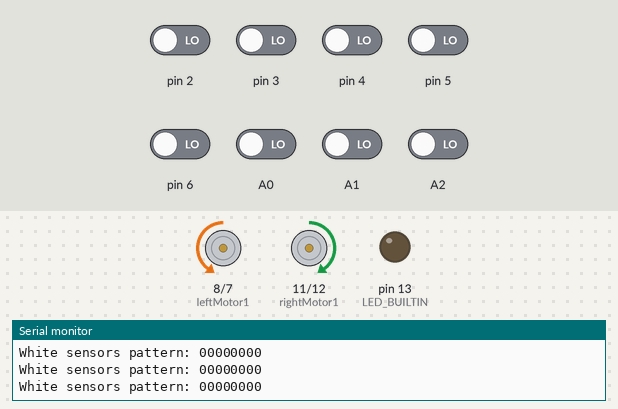
A sketch run on a simulated Arduino Uno, built with avr-gcc and run on an emulated ATmega328P. Parts: motor-driver pin pairs drawn as motors (green arrow = first pin HIGH = forward, orange = second pin HIGH = backward, longer = more drive, scaled by the enable pin), output pins drawn as LEDs (lit = HIGH), the last lines printed to the serial monitor. Inputs (shaded band) come from the test bench; at power-on: A0–2, pin 2–6 LOW.

Above: at 3.2 s.
3.3 s: pin 6 driven HIGH
At 4.1 s:
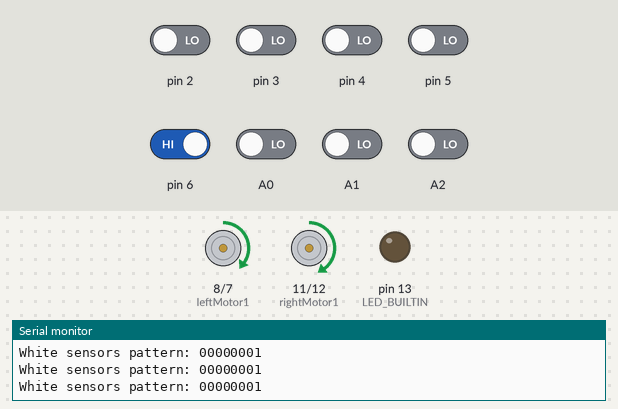
5.2 s: pin 3 driven HIGH
At 5.38 s:
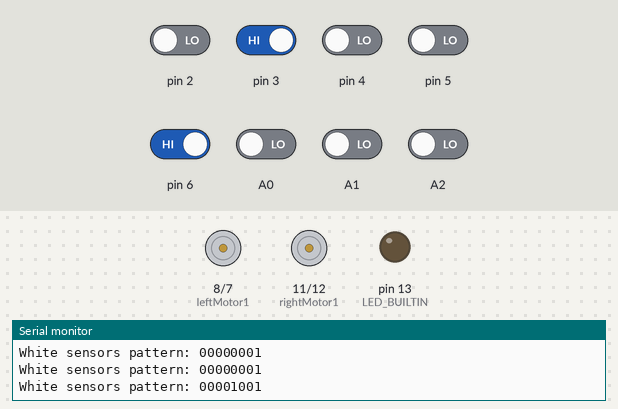
6.9 s: pin 2 driven HIGH and pin 6 driven LOW
At 9.5 s:
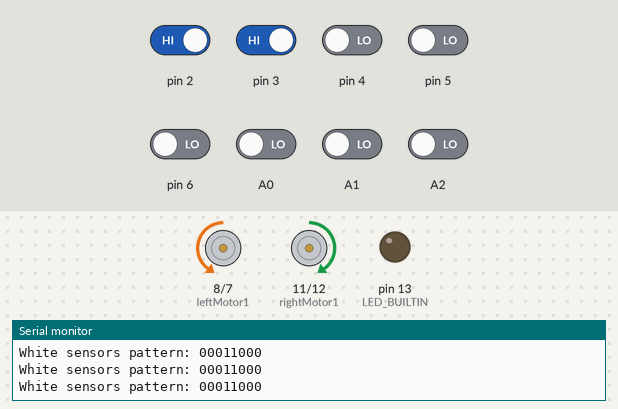
9.9 s: pin 2 driven LOW
At 11.1 s:
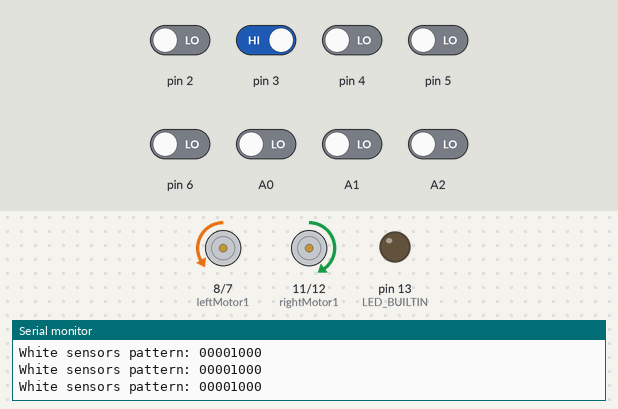
11.4 s: pin 4 driven HIGH
At 12.6 s:
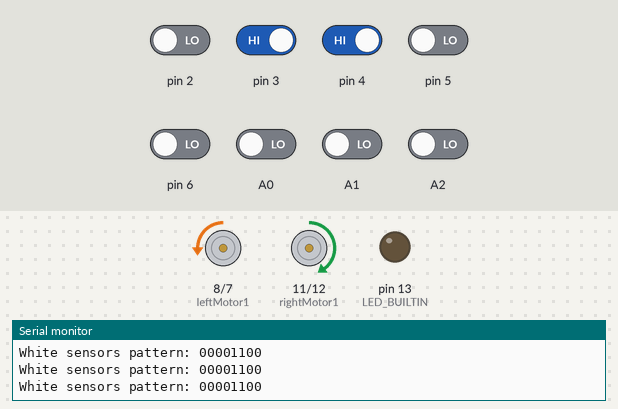
12.9 s: A0 driven HIGH
At 14.4 s:
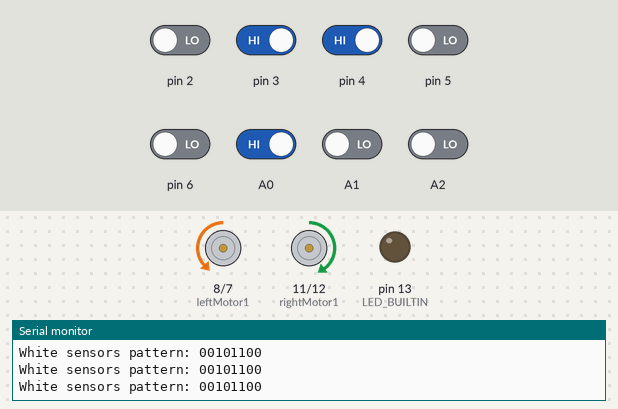
Timing chart, 0 to 15.4 s (numbered marks = the images above; inputs shaded):
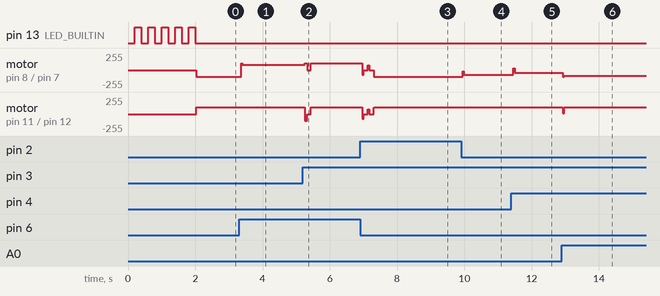

Measured:
- after the input at 3.3 s, motor on pin 8 (leftMotor1) / pin 7 (leftMotor2): backward 100/255 → forward 77/255 after 0.07 s, → forward 79/255 0.34 s later; motor on pin 11 (rightMotor1) / pin 12 (rightMotor2): forward 100/255 → forward 99/255 after 0.10 s
- after the input at 5.2 s, motor on pin 8 (leftMotor1) / pin 7 (leftMotor2): forward 79/255 → forward 100/255 after 0.06 s, → stopped 0.07 s later, → forward 100/255 0.10 s later; motor on pin 11 (rightMotor1) / pin 12 (rightMotor2): forward 99/255 → backward 100/255 after 0.06 s, → stopped 0.07 s later, → forward 100/255 0.10 s later
- after the input at 6.9 s, motor on pin 8 (leftMotor1) / pin 7 (leftMotor2): forward 100/255 → stopped after 0.07 s, → backward 98/255 0.33 s later, → backward 100/255 1.0 s later; motor on pin 11 (rightMotor1) / pin 12 (rightMotor2): forward 100/255 → stopped after 0.07 s, → forward 99/255 0.33 s later, → forward 100/255 1.0 s later
- after the input at 9.9 s, motor on pin 8 (leftMotor1) / pin 7 (leftMotor2): backward 100/255 → backward 74/255 after 0.05 s; motor on pin 11 (rightMotor1) / pin 12 (rightMotor2): forward 100/255 → forward 99/255 after 0.05 s
- after the input at 11.4 s, motor on pin 8 (leftMotor1) / pin 7 (leftMotor2): backward 74/255 → backward 42/255 after 0.06 s
- after the input at 12.9 s, motor on pin 8 (leftMotor1) / pin 7 (leftMotor2): backward 42/255 → backward 88/255 at once; motor on pin 11 (rightMotor1) / pin 12 (rightMotor2): forward 99/255 → forward 10/255 at once, → forward 99/255 0.03 s later

The sketch:

pid_v0.050.ino
```cpp
#include <QTRSensors.h>

//------------------------------------------------------------------------------------------------------------------
#define rightMotor2 12
#define rightMotor1 11
#define rightMotorPWM 10
#define leftMotorPWM 9
#define leftMotor1 8
#define leftMotor2 7

//------------------------------------------------------------------------------------------------------------------
uint8_t rightMaxSpeed = 100;
uint8_t leftMaxSpeed = 100;
bool turning = false;

//------------------------------------------------------------------------------------------------------------------
QTRSensors qtr;
const uint8_t SensorCount = 8;
unsigned int sensorValues[SensorCount];

//------------------------------------------------------------------------------------------------------------------
int lastError = 0;
int position = 0;
unsigned long cTime, pTime;
float eTime;
float P_error;
float I_error;
float D_error;
float PID_value;

//******************************************************************************************************************
void setup() {
  Serial.begin(9600);
  qtr.setTypeRC();
  qtr.setSensorPins((const uint8_t[]){ A2, A1, A0, 2, 3, 4, 5, 6 }, SensorCount);

  pinMode(rightMotor2, OUTPUT);
  pinMode(rightMotor1, OUTPUT);
  pinMode(rightMotorPWM, OUTPUT);
  pinMode(leftMotorPWM, OUTPUT);
  pinMode(leftMotor1, OUTPUT);
  pinMode(leftMotor2, OUTPUT);

  analogWrite(rightMotorPWM, 0);
  analogWrite(leftMotorPWM, 0);

  pinMode(LED_BUILTIN, OUTPUT);
  for (int i = 0; i < 5; i++) {
    digitalWrite(LED_BUILTIN, LOW);
    delay(200);
    digitalWrite(LED_BUILTIN, HIGH);
    delay(200);
  }
  digitalWrite(LED_BUILTIN, LOW);
}
//******************************************************************************************************************
void loop() {
  /*  qtr.read(sensorValues);
  String pattern = getPattern("WhiteLine");00110
 */
  Bend();
}
void Bend() {
  qtr.read(sensorValues);
  String pattern = getPattern("BlackLine");
  Serial.println("White sensors pattern: " + pattern);

  if (!turning && (pattern == "00011111" || pattern == "00111111" || pattern == "00011011" || pattern == "01100110" || pattern == "11000011" || pattern == "01000010" || pattern == "10000001" || pattern == "00001011" || pattern == "00001001" || pattern == "01101111" || pattern == "01100001" || pattern == "00110001" || pattern == "01100011" || pattern == "11000001" || pattern == "01000111" || pattern == "00100111" || pattern == "00110011" || pattern == "11000111" || pattern == "10001111" || pattern == "00111110")) {  // sağa doksan
    turning = true;
    for (int i = 0; i <= 100; i += 10) {
      motorSetSpeed(-i, -i);  // Negatif hızlarla geriye doğru azaltma
      delay(3);               // Her adımda biraz bekle
    }
    delay(70);
    motorSetSpeed(0, 0);  // dur
    delay(100);
    motorSetSpeed(-70, 70);  //sağa ağır dönüş
  }
  if (!turning && pattern == "11111000") {  // sola doksan
    turning = true;
    for (int i = 0; i <= 100; i += 10) {
      motorSetSpeed(-i, -i);  // Negatif hızlarla geriye doğru azaltma
      delay(3);               // Her adımda biraz bekle
    }
    delay(70);
    motorSetSpeed(0, 0);  // dur
    delay(100);
    motorSetSpeed(70, -70);  //sola ağır dönüş
  }
  if (turning) {
    if (pattern == "00011100" || pattern == "00011000") {
      for (int i = 0; i <= 70; i += 10) {
        motorSetSpeed(i, -i);  // Negatif hızlarla geriye doğru azaltma
        delay(3);              // Her adımda biraz bekle
      }
      delay(40);
      motorSetSpeed(0, 0);  // dur
      delay(100);
      turning = false;  // Dönüş durumunu sıfırla
    }
    if (pattern == "00111000" || pattern == "00011000") {
      for (int i = 0; i <= 70; i += 10) {
        motorSetSpeed(-i, i);  // Negatif hızlarla geriye doğru azaltma
        delay(3);              // Her adımda biraz bekle
      }
      delay(40);
      motorSetSpeed(0, 0);  // dur
      delay(100);
      turning = false;  // Dönüş durumunu sıfırla
    }
  } else {
    position = calculateError(sensorValues, "BlackLine");
    PIDcalculate((int)(1.2 * position), 0.14, 0.0125, 0.01, leftMaxSpeed, rightMaxSpeed);
  }
}

double calculateError(unsigned int *sensors, const char *lineType) {  //BlackLine//WhiteLine
  double weightedSum = 0;
  double sum = 0;

  for (int i = 0; i < 4; i++) {
    if (strcmp(lineType, "WhiteLine") == 0) {
      weightedSum -= ((2500 - sensors[i]) * (7 - (2 * i)));
      sum += (2500 - sensors[i]);
    } else if (strcmp(lineType, "BlackLine") == 0) {
      weightedSum -= ((sensors[i]) * (7 - (2 * i)));
      sum += (sensors[i]);
    }
  }
  for (int i = 4; i < 8; i++) {
    if (strcmp(lineType, "WhiteLine") == 0) {
      weightedSum += ((2500 - sensors[i]) * ((2 * i) - 7));
      sum += (2500 - sensors[i]);
    } else if (strcmp(lineType, "BlackLine") == 0) {
      weightedSum += ((sensors[i]) * ((2 * i) - 7));
      sum += (sensors[i]);
    }
  }
  if (sum == 0)
    return 0;

  return ((weightedSum / sum) * 100);
}
String getPattern(const char *lineType) {  //BlackLine//WhiteLine
  String pattern = "";

  if (strcmp(lineType, "BlackLine") == 0) {
    for (int i = 0; i < 8; i++) {
      if (sensorValues[i] > 1250) {
        pattern += "1";
      } else {
        pattern += "0";
      }
    }
  } else if (strcmp(lineType, "WhiteLine") == 0) {
    for (int i = 0; i < 8; i++) {
      if (sensorValues[i] <= 1250) {
        pattern += "1";
      } else {
        pattern += "0";
      }
    }
  }
  return pattern;
}
void PIDcalculate(int pos, double Kp, double Ki, double Kd, int leftMaxSpeed, int rightMaxSpeed) {
  int med_Speed_R;
  int med_Speed_L;
  P_error = pos;
  cTime = micros();
  eTime = (float)(cTime - pTime) / 1000000;
  I_error = I_error * 2 / 3 + P_error * eTime;
  D_error = (P_error - lastError) / eTime;
  PID_value = Kp * P_error + Ki * I_error + Kd * D_error;

  delayMicroseconds(10000);
  delayMicroseconds(10000);
  delayMicroseconds(1000);

  lastError = P_error;
  pTime = cTime;

  med_Speed_L = leftMaxSpeed - abs(PID_value);
  med_Speed_R = rightMaxSpeed - abs(PID_value);
  int leftMotorSpeed = med_Speed_L - PID_value;
  int rightMotorSpeed = med_Speed_R + PID_value;
  leftMotorSpeed = constrain(leftMotorSpeed, -leftMaxSpeed, leftMaxSpeed);
  rightMotorSpeed = constrain(rightMotorSpeed, -rightMaxSpeed, rightMaxSpeed);

  motorSetSpeed(leftMotorSpeed, rightMotorSpeed);
}
void motorSetSpeed(int leftSpeed, int rightSpeed) {
  if (leftSpeed < 0 && rightSpeed > 0) {
    // Sağa dön
    digitalWrite(leftMotor1, 1);
    digitalWrite(leftMotor2, 0);
    analogWrite(leftMotorPWM, abs(leftSpeed));

    digitalWrite(rightMotor1, 1);
    digitalWrite(rightMotor2, 0);
    analogWrite(rightMotorPWM, abs(rightSpeed));
  } else if (leftSpeed > 0 && rightSpeed < 0) {
    // Sola dön
    digitalWrite(leftMotor1, 0);
    digitalWrite(leftMotor2, 1);
    analogWrite(leftMotorPWM, abs(leftSpeed));

    digitalWrite(rightMotor1, 0);
    digitalWrite(rightMotor2, 1);
    analogWrite(rightMotorPWM, abs(rightSpeed));
  } else if (rightSpeed < 0 && leftSpeed < 0) {
    // motorlar geri
    digitalWrite(leftMotor1, 1);  //geri
    digitalWrite(leftMotor2, 0);
    analogWrite(leftMotorPWM, abs(leftSpeed));

    digitalWrite(rightMotor1, 0);  //geri
    digitalWrite(rightMotor2, 1);
    analogWrite(rightMotorPWM, abs(rightSpeed));
  } else {
    // motorlar ileri
    digitalWrite(leftMotor1, 0);  //ileri
    digitalWrite(leftMotor2, 1);
    analogWrite(leftMotorPWM, abs(leftSpeed));

    digitalWrite(rightMotor1, 1);  //ileri
    digitalWrite(rightMotor2, 0);
    analogWrite(rightMotorPWM, abs(rightSpeed));
  }
}
```
